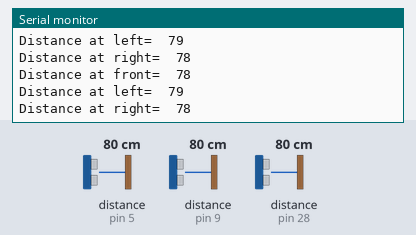
Simulated run of this sketch. Board: Arduino Mega 2560, built with avr-gcc and run on an emulated ATmega2560. Shown: the last lines printed to the serial monitor. Wiring (inferred from the names in the program): 3 × ultrasonic range finder: trigger pin 6, echo pin 5 / trigger pin 10, echo pin 9 / trigger pin 29, echo pin 28. The inputs (shaded band) are chosen by the test bench; at power-on: distance to the obstacle (sensors on pin 5, pin 9, pin 28) 80 cm. The echo pulse lasts 58.3 µs per cm.

Above: at 1.2 s.
1.3 s: distance to the obstacle (sensor on pin 5) set to 35 cm
At 1.47 s:
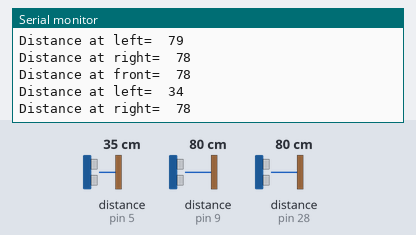
4.3 s: distance to the obstacle (sensor on pin 9) set to 2 cm
At 4.67 s:
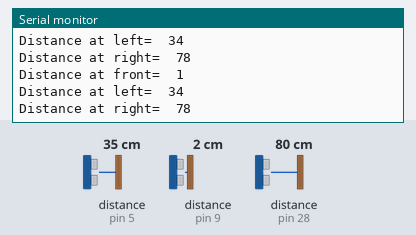
5.8 s: distance to the obstacle (sensor on pin 28) set to 2 cm
At 6.13 s:
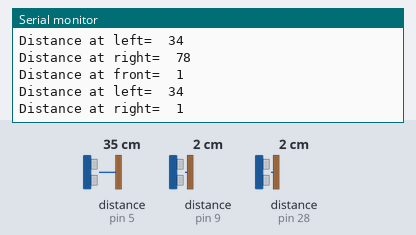
7.3 s: distance to the obstacle (sensor on pin 5) set to 60 cm
At 7.57 s:
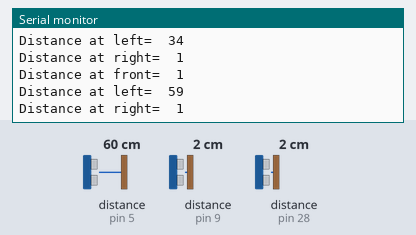
10.3 s: distance to the obstacle (sensor on pin 9) set to 4 cm
At 10.66 s:
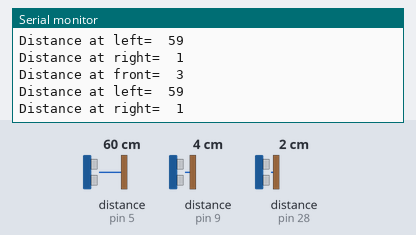
11.8 s: distance to the obstacle (sensor on pin 28) set to 4 cm
At 12.1 s:
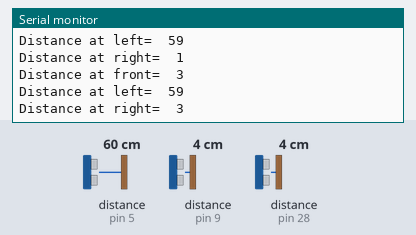
Timing chart, 0 to 14.3 s (numbered marks = the images above; inputs shaded):
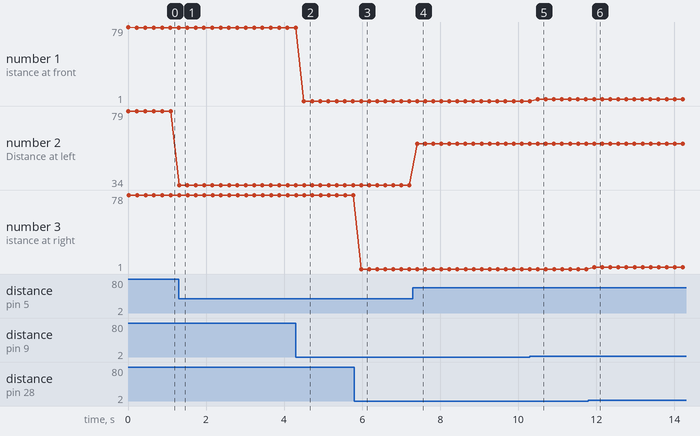

The sketch:

three_ultrasonic.ino
```cpp
////////////////////////////////////////////////////
//Ultrasonic Pins Definition, here we specify pin usage for our tivaC Board
//Pin connections for HC-SR04

const int echo_front = 9, Trig_front = 10, // front ultrasonic PA6, PA7
echo_left = 5, Trig_left =6, //left ultrasonic PE4, PE5
echo_right = 28, Trig_right =29; //right ultrasonic PE2, PE3

//Time Update Variables for the front ultrasonic
long duration_front, cm_front; //To measure pulse width and distance in cm
long distance_front = 0; //To return distance of object at the front

//Time Update Variables for the left ultrasonic
long duration_left, cm_left; //To measure pulse width and distance in cm
long distance_left = 0; //To return distance of object at the front

//Time Update Variables for the right ultrasonic
long duration_right, cm_right; //To measure pulse width and distance in cm
long distance_right = 0; //To return distance of object at the front


void setup()
{
Serial.begin(115200); //Initialize Serial COM Port with 115200 buad rate
pinMode(Trig_front, OUTPUT);
pinMode(echo_front, INPUT);

pinMode(Trig_left, OUTPUT);
pinMode(echo_left, INPUT);

pinMode(Trig_right, OUTPUT);
pinMode(echo_right, INPUT);
}


void loop()
{
Update_Front_Ultra_Sonic(); //This function operates HC-SR04
Update_Left_Ultra_Sonic(); //This function operates HC-SR04
Update_Right_Ultra_Sonic(); //This function operates HC-SR04
delay(200); //Delay between prints on Serial Monitor
}


void Update_Front_Ultra_Sonic()
{
//Setting Trig Signal HIGH for 10us to produce burst of 8 pulses at 40KHz
digitalWrite(Trig_front, LOW);
delayMicroseconds(2);
digitalWrite(Trig_front, HIGH);
delayMicroseconds(10);
digitalWrite(Trig_front, LOW);

duration_front = pulseIn(echo_front, HIGH); // Reads duration (microseconds) for which Echo pin reads HIGH till wave is reflected
cm_front = microsecondsToCentimeters_f(duration_front); // convert the time into a distance, refer to functionbelow
//Sending through serial port to print on Monitor
Serial.print("Distance at front=");
Serial.print("\t");
Serial.print(cm_front);
Serial.print("\n");
}


void Update_Left_Ultra_Sonic()
{
//Setting Trig Signal HIGH for 10us to produce burst of 8 pulses at 40KHz
digitalWrite(Trig_left, LOW);
delayMicroseconds(2);
digitalWrite(Trig_left, HIGH);
delayMicroseconds(10);
digitalWrite(Trig_left, LOW);

duration_left = pulseIn(echo_left, HIGH); // Reads duration (microseconds) for which Echo pin reads HIGH till wave is reflected
cm_left = microsecondsToCentimeters_l(duration_left); // convert the time into a distance, refer to function below
//Sending through serial port to print on Monitor

Serial.print("Distance at left=");
Serial.print("\t");
Serial.print(cm_left);
Serial.print("\n");
}


void Update_Right_Ultra_Sonic()
{
//Setting Trig Signal HIGH for 10us to produce burst of 8 pulses at 40KHz
digitalWrite(Trig_right, LOW);
delayMicroseconds(2);
digitalWrite(Trig_right, HIGH);
delayMicroseconds(10);
digitalWrite(Trig_right, LOW);

duration_right = pulseIn(echo_right, HIGH); // Reads duration (microseconds) for which Echo pin reads HIGH till wave is reflected
cm_right = microsecondsToCentimeters_r(duration_right); // convert the time into a distance, refer to functionbelow
//Sending through serial port to print on Monitor
Serial.print("Distance at right=");
Serial.print("\t");
Serial.print(cm_right);
Serial.print("\n");
}

////////////////////////////////////////////////////
//Conversion of microsecond to centimeter
long microsecondsToCentimeters_f(long microseconds)
{
distance_front = 0.034 * microseconds;
return distance_front / 2;
}

long microsecondsToCentimeters_l(long microseconds)
{
distance_left = 0.034 * microseconds;
return distance_left / 2;
}

long microsecondsToCentimeters_r(long microseconds)
{
distance_right = 0.034 * microseconds;
return distance_right / 2;
}
```

straight_line_left_turn.c
```cpp
//motor A on rhs
int enA = 7;   // ENABLE pin (PB4) for motor A PWM
int in1 = 3;   // IN1 pin (PB0) for motor A direction
int in2 = 4;   // IN2 pin (PB1) for motor A direction

//motor B on lhs
int enB = 37;    // ENABLE pin (PC4) for motor B PWM
int in3 = 35;    // IN3 pin (PC6) for motor B direction
int in4 = 34;    // IN4 pin (PC7) for motor B direction

void setup() {
  Serial.begin(115200); // serial initialization

  //  pin modes for motor A
  pinMode(enA, OUTPUT);
  pinMode(in1, OUTPUT);
  pinMode(in2, OUTPUT);

  //  pin modes for motor B
  pinMode(enB, OUTPUT);
  pinMode(in3, OUTPUT);
  pinMode(in4, OUTPUT);

  // initially motors are off
  digitalWrite(in1, LOW);
  digitalWrite(in2, LOW);
  digitalWrite(in3, LOW);
  digitalWrite(in4, LOW);
}

void loop() {
  // to move forward
  digitalWrite(in2, HIGH); // motor a moves
  digitalWrite(in1, LOW);
  digitalWrite(in4, HIGH); // motor b moves
  digitalWrite(in3, LOW);


  analogWrite(enA, 255);  // high speed for motor a
  analogWrite(enB, 125);  // high speed for motor b, 117

  delay(4000);  // move forward for 5 secs

//for a right turn
  digitalWrite(in1, LOW); // motor a stops
  digitalWrite(in2, HIGH);
  digitalWrite(in3, LOW);  //motor b moves forward
  digitalWrite(in4, LOW);

  analogWrite(enA, 255);   //high speed for motor a
  analogWrite(enB, 0);  // low speed for motor b

  delay(530);
  digitalWrite(in2, HIGH); // motor a moves
  digitalWrite(in1, LOW);
  digitalWrite(in4, HIGH); // motor b moves
  digitalWrite(in3, LOW);


  analogWrite(enA, 255);  // high speed for motor a
  analogWrite(enB, 125);  // high speed for motor b,
  delay(4000);
//
// //for a stop
//  digitalWrite(in1, LOW); // motor a stops
//  digitalWrite(in2, LOW);
//  digitalWrite(in3, LOW);  //motor b moves forward
//  digitalWrite(in4, LOW);
//
//  analogWrite(enA, 0);   //high speed for motor a
//  analogWrite(enB, 0);  // low speed for motor b
//
//  while(1);
}
```

task5.c
```cpp
//motor A on rhs
int enA = 26;   // ENABLE pin (PB4) for motor A PWM
int in1 = 11;   // IN1 pin (PB0) for motor A direction
int in2 = 12;   // IN2 pin (PB1) for motor A direction

//motor B on lhs
int enB = 25;    // ENABLE pin (PC4) for motor B PWM
int in3 = 13;    // IN3 pin (PC6) for motor B direction
int in4 = 8;    // IN4 pin (PC7) for motor B direction

void setup() {
  Serial.begin(115200); // serial initialization

  //  pin modes for motor A
  pinMode(enA, OUTPUT);
  pinMode(in1, OUTPUT);
  pinMode(in2, OUTPUT);

  //  pin modes for motor B
  pinMode(enB, OUTPUT);
  pinMode(in3, OUTPUT);
  pinMode(in4, OUTPUT);

  // initially motors are off
  digitalWrite(in1, LOW);
  digitalWrite(in2, LOW);
  digitalWrite(in3, LOW);
  digitalWrite(in4, LOW);
}

void loop() {
  // to move forward
  digitalWrite(in2, LOW); // motor a moves forward
  digitalWrite(in1, HIGH);
  digitalWrite(in4, LOW);  //motor b moves forward
  digitalWrite(in3, HIGH);

  analogWrite(enA, 160);  // high speed for motor a
  analogWrite(enB, 255);  // high speed for motor b

  delay(9000);  // move forward for 5 secs

////for a left turn
//  digitalWrite(in1, LOW); // motor a moves forward
//  digitalWrite(in2, HIGH);
//  digitalWrite(in3, LOW);  //motor b moves forward
//  digitalWrite(in4, HIGH);
//
//  analogWrite(enA, 255);   //high speed for motor a
//  analogWrite(enB, 64);  // low speed for motor b
//
//  delay(9000);
}
```

Measured:
- after the input at 1.3 s, the serial monitor: prints a new line at once (image 1)
- after the input at 4.3 s, the serial monitor: prints a new line after 0.21 s (image 2)
- after the input at 5.8 s, the serial monitor: prints a new line after 0.18 s (image 3)
- after the input at 7.3 s, the serial monitor: prints a new line after 0.11 s (image 4)
- after the input at 10.3 s, the serial monitor: prints a new line after 0.20 s (image 5)
- after the input at 11.8 s, the serial monitor: prints a new line after 0.15 s (image 6)
- plotted number 1: 78 → 1 after the input at 4.3 s, 1 → 3 after the input at 10.3 s
- plotted number 2: 79 → 34 after the input at 1.3 s, 34 → 59 after the input at 7.3 s
